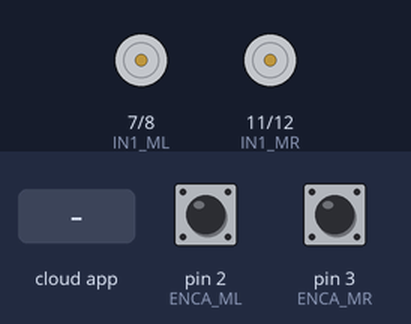
Simulated run of this sketch. Board: Arduino Uno, built with avr-gcc and run on an emulated ATmega328P. On the bench: motor-driver pin pairs drawn as motors (green arrow = first pin HIGH = forward, orange = second pin HIGH = backward, longer = more drive, scaled by the enable pin). Inputs (shaded band) come from the test bench; at power-on: pin 2 (ENCA_ML) HIGH, pin 3 (ENCA_MR) HIGH. The ROS host is connected and sends only what is stated.

Above: at 1.2 s.
1.3 s: the phone or cloud app sets angular.z to -100
At 2.9 s:
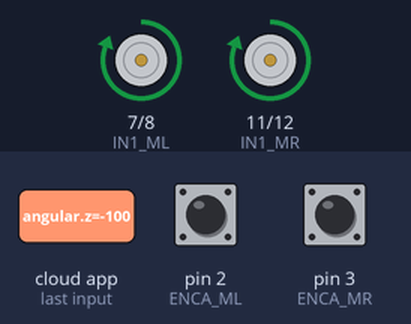
4.0 s: the phone or cloud app sets linear.x to -100
At 4.8 s:
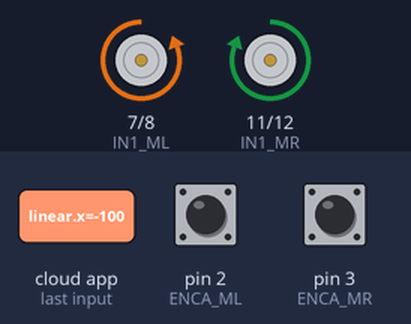
5.6 s: the phone or cloud app sets linear.x to 100
At 8.7 s:
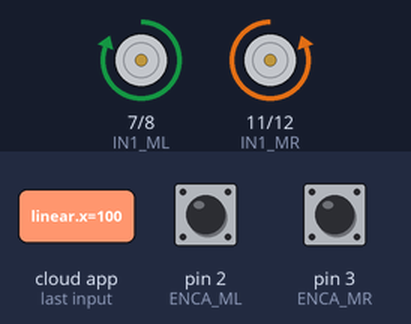
Timing chart, 0 to 10.2 s (numbered marks = the images above; inputs shaded):
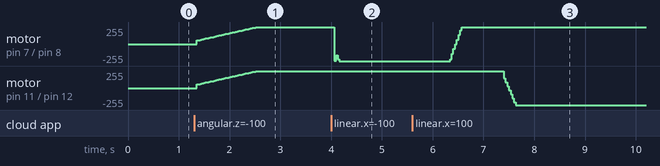

Measured:
- after the input at 1.3 s, motor on pin 7 (IN1_ML) / pin 8 (IN2_ML), motor on pin 11 (IN1_MR) / pin 12 (IN2_MR): moves from stopped to forward 255/255 over 1.2 s, starting after 0.06 s
- after the input at 4.0 s, motor on pin 7 (IN1_ML) / pin 8 (IN2_ML): forward 255/255 → backward 255/255 after 0.06 s
- after the input at 5.6 s, motor on pin 7 (IN1_ML) / pin 8 (IN2_ML): backward 255/255 → forward 255/255 after 0.74 s; motor on pin 11 (IN1_MR) / pin 12 (IN2_MR): moves from forward 255/255 to backward 255/255 over 0.26 s, starting after 1.8 s

The sketch:

Remake_turtlebot.ino
```cpp
#include "Arduino.h"
#include <ros.h>
#include <geometry_msgs/Twist.h>

#define wheel_base 0.175 //17.5 cm to m
#define WheelDimeter 0.068       //68 mm to m

#define ENCA_ML 2
#define ENCB_ML 4
#define PWM_ML 9
#define IN1_ML 7
#define IN2_ML 8

#define ENCA_MR 3
#define ENCB_MR 5
#define PWM_MR 10
#define IN1_MR 11
#define IN2_MR 12

#define Kp 2
#define Ki 7

float eintegral_ml = 0;
float eintegral_mr = 0;
int pos_mr = 0;
int pos_ml = 0;
long prevT = 0;
int posPrev_ml = 0;
int posPrev_mr = 0;
float v_ml = 0;
float v_mr = 0;

float v1filt = 0;
float v1prev = 0;
float v2filt = 0;
float v2prev = 0;

float set_ml = 0;
float set_mr = 0;
float setpoin_ml = 0;
float setpoin_mr = 0;
float vr,vl;
unsigned long lastTime = 0;
const unsigned long interval = 33; //
unsigned long lastPublishTime = 0;
const unsigned long publishInterval = 33; // 30Hz (1000ms / 30)
ros::NodeHandle nh;

// Function prototypes
void readEncoder_ml();
void readEncoder_mr();
void control_ml(int direction, float setpoin_ml);
void control_mr(int direction, float setpoin_mr);
void cmdVelCallback(const geometry_msgs::Twist& msg);
void publishWheelSpeeds();


ros::Subscriber<geometry_msgs::Twist> sub("cmd_vel", &cmdVelCallback);
geometry_msgs::Twist wheel_speeds;
ros::Publisher pub_wheel_speeds("wheel_speeds", &wheel_speeds);

void setup() {
  Serial.begin(115200);

  for(int i = 2; i < 6; i++) {
    pinMode(i, INPUT);
  }
  for(int i = 7; i < 13; i++) {
    pinMode(i, OUTPUT);
  }

  attachInterrupt(digitalPinToInterrupt(ENCA_ML), readEncoder_ml, RISING);
  attachInterrupt(digitalPinToInterrupt(ENCA_MR), readEncoder_mr, RISING);

  nh.initNode();
  nh.subscribe(sub);
  nh.advertise(pub_wheel_speeds);
}

void loop() {
  unsigned long currentTime = millis();
  if (currentTime - lastTime >= interval) {
    lastTime = currentTime;

    long currT = micros();
    float deltaT = ((float)(currT - prevT)) / 1.0e6;
    v_ml = (pos_ml - posPrev_ml) / deltaT;
    v_mr = (pos_mr - posPrev_mr) / deltaT;
    posPrev_ml = pos_ml;
    posPrev_mr = pos_mr;
    prevT = currT;

    float rpm_ml = v_ml / 1085 * 60;
    float rpm_mr = v_mr / 1085 * 60;
    v1filt = 0.854 * v1filt + 0.0728 * rpm_ml + 0.0728 * v1prev;
    v2filt = 0.854 * v2filt + 0.0728 * rpm_mr + 0.0728 * v2prev;
    v1prev = rpm_ml;
    v2prev = rpm_mr;

    float error_ml = setpoin_ml - v1filt;
    float error_mr = setpoin_mr - v2filt;

    eintegral_ml = eintegral_ml + error_ml * deltaT;
    eintegral_mr = eintegral_mr + error_mr * deltaT;

    float set_ml = Kp * error_ml + Ki * eintegral_ml;
    float set_mr = Kp * error_mr + Ki * eintegral_mr;
    int dir_ml = 1;
    int dir_mr = 1;

    if (set_ml < 0) {
      dir_ml = -1;
    }
    if (set_mr < 0) {
      dir_mr = -1;
    }

    int setup_ml = (int)fabs(set_ml);
    int setup_mr = (int)fabs(set_mr);

    if (setup_ml > 255) {
      setup_ml = 255;
    }
    if (setup_mr > 255) {
      setup_mr = 255;
    }

    control_ml(dir_ml, setup_ml);
    control_mr(dir_mr, setup_mr);
    publishWheelSpeeds() ;
  }
}

void cmdVelCallback(const geometry_msgs::Twist& msg) {
  vl = msg.linear.x - (msg.angular.z * wheel_base) / 2.0;
  vr = msg.linear.x + (msg.angular.z * wheel_base) / 2.0;
  setpoin_ml = 60/(PI * WheelDimeter) *vl * -1;
  setpoin_mr = 60/(PI * WheelDimeter) *vr * -1;
  nh.spinOnce();
}

void readEncoder_mr() {
  int b = digitalRead(ENCB_MR);
  int increment = (b > 0) ? 1 : -1;
  pos_mr += increment;
}

void readEncoder_ml() {
  int b = digitalRead(ENCB_ML);
  int increment = (b > 0) ? 1 : -1;
  pos_ml += increment;
}

void control_ml(int direction, float setpoin_ml) {
  if (direction == -1) {
    digitalWrite(IN1_ML, 1);
    digitalWrite(IN2_ML, 0);
  } else {
    digitalWrite(IN1_ML, 0);
    digitalWrite(IN2_ML, 1);
  }
  analogWrite(PWM_ML, abs(setpoin_ml));
}

void control_mr(int direction, float setpoin_mr) {
  if (direction == 1) {
    digitalWrite(IN1_MR, 1);
    digitalWrite(IN2_MR, 0);
  } else {
    digitalWrite(IN1_MR, 0);
    digitalWrite(IN2_MR, 1);
  }
  analogWrite(PWM_MR, abs(setpoin_mr));
}


void publishWheelSpeeds() {
  // Populate the Twist message with wheel speeds
  float linear  = (v1filt + v2filt) /2;
  float angular = (v2filt - v1filt) /wheel_base;
  wheel_speeds.linear.x =  -(linear *  PI * WheelDimeter) / 60.0; // convert RPM to m/s vl
  wheel_speeds.angular.z = -(angular * PI * WheelDimeter) / 60.0; // convert RPM to m/s vr

  // Publish the wheel speeds
  pub_wheel_speeds.publish(&wheel_speeds);
  nh.spinOnce();
}
```
